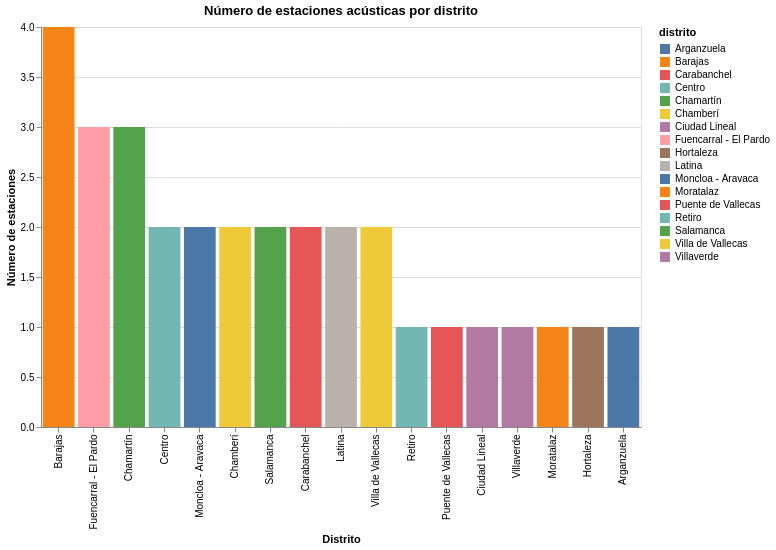

Notebook code for this chart:
### Code cell
#VISUALIZAVIÓN 1: Número de estaciones por distrito (barras)

chart_distritos = alt.Chart(df_05).mark_bar().encode(
    x=alt.X('distrito:N', sort='-y', title='Distrito'),
    y=alt.Y('count():Q', title='Número de estaciones'),
    color='distrito:N',
    tooltip=['distrito:N', 'count()']
).properties(
    title='Número de estaciones acústicas por distrito',
    width=600,
    height=400
)

chart_distritos

### Figure 1 — Vega specification as saved in the notebook (floating-point values rounded to 4 significant figures)
{"$schema": "https://vega.github.io/schema/vega/v5.json", "data": [{"name": "source_0"}, {"name": "data_0", "values": [{"__count": 2, "distrito": "Centro"}, {"__count": 1, "distrito": "Retiro"}, {"__count": 2, "distrito": "Moncloa - Aravaca"}, {"__count": 3, "distrito": "Fuencarral - El Pardo"}, {"__count": 2, "distrito": "Chamberí"}, {"__count": 2, "distrito": "Salamanca"}, {"__count": 3, "distrito": "Chamartín"}, {"__count": 1, "distrito": "Puente de Vallecas"}, {"__count": 2, "distrito": "Carabanchel"}, {"__count": 1, "distrito": "Ciudad Lineal"}, {"__count": 1, "distrito": "Villaverde"}, {"__count": 2, "distrito": "Latina"}, {"__count": 1, "distrito": "Moratalaz"}, {"__count": 2, "distrito": "Villa de Vallecas"}, {"__count": 4, "distrito": "Barajas"}, {"__count": 1, "distrito": "Hortaleza"}, {"__count": 1, "distrito": "Arganzuela"}]}, {"name": "source_0_x_domain_distrito", "values": [{"distrito": "Centro", "sort_field": 2}, {"distrito": "Retiro", "sort_field": 1}, {"distrito": "Moncloa - Aravaca", "sort_field": 2}, {"distrito": "Fuencarral - El Pardo", "sort_field": 3}, {"distrito": "Chamberí", "sort_field": 2}, {"distrito": "Salamanca", "sort_field": 2}, {"distrito": "Chamartín", "sort_field": 3}, {"distrito": "Puente de Vallecas", "sort_field": 1}, {"distrito": "Carabanchel", "sort_field": 2}, {"distrito": "Ciudad Lineal", "sort_field": 1}, {"distrito": "Villaverde", "sort_field": 1}, {"distrito": "Latina", "sort_field": 2}, {"distrito": "Moratalaz", "sort_field": 1}, {"distrito": "Villa de Vallecas", "sort_field": 2}, {"distrito": "Barajas", "sort_field": 4}, {"distrito": "Hortaleza", "sort_field": 1}, {"distrito": "Arganzuela", "sort_field": 1}]}, {"name": "data_0_y_domain___count", "values": [{"min": 1, "max": 4}]}, {"name": "data_0_color_domain_distrito", "values": [{"distrito": "Centro"}, {"distrito": "Retiro"}, {"distrito": "Moncloa - Aravaca"}, {"distrito": "Fuencarral - El Pardo"}, {"distrito": "Chamberí"}, {"distrito": "Salamanca"}, {"distrito": "Chamartín"}, {"distrito": "Puente de Vallecas"}, {"distrito": "Carabanchel"}, {"distrito": "Ciudad Lineal"}, {"distrito": "Villaverde"}, {"distrito": "Latina"}, {"distrito": "Moratalaz"}, {"distrito": "Villa de Vallecas"}, {"distrito": "Barajas"}, {"distrito": "Hortaleza"}, {"distrito": "Arganzuela"}]}], "marks": [{"type": "rect", "name": "marks", "from": {"data": "data_0"}, "encode": {"update": {"width": {"signal": "max(0.25, bandwidth('x'))"}, "fill": {"field": "distrito", "scale": "color"}, "tooltip": {"signal": "{\"distrito\": isValid(datum[\"distrito\"]) ? datum[\"distrito\"] : \"\"+datum[\"distrito\"], \"Count of Records\": format(datum[\"__count\"], \"\")}"}, "y": {"field": "__count", "scale": "y"}, "y2": {"value": 0, "scale": "y"}, "x": {"field": "distrito", "scale": "x"}}}, "style": ["bar"]}], "scales": [{"name": "x", "type": "band", "domain": {"data": "source_0_x_domain_distrito", "field": "distrito", "sort": {"op": "max", "field": "sort_field", "order": "descending"}}, "range": [0, {"signal": "width"}], "paddingInner": 0.1, "paddingOuter": 0.05}, {"name": "y", "type": "linear", "domain": [{"signal": "(data(\"data_0_y_domain___count\")[0] || {}).min"}, {"signal": "(data(\"data_0_y_domain___count\")[0] || {}).max"}], "range": [{"signal": "height"}, 0], "zero": true, "nice": true}, {"name": "color", "type": "ordinal", "domain": {"data": "data_0_color_domain_distrito", "field": "distrito", "sort": true}, "range": "category"}], "axes": [{"scale": "y", "tickCount": {"signal": "ceil(height/40)"}, "orient": "left", "domain": false, "labels": false, "zindex": 0, "grid": true, "minExtent": 0, "maxExtent": 0, "gridScale": "x", "aria": false, "ticks": false}, {"scale": "x", "labelAlign": "right", "title": "Distrito", "labelBaseline": "middle", "labelAngle": 270, "orient": "bottom", "zindex": 0, "grid": false}, {"scale": "y", "orient": "left", "title": "Número de estaciones", "tickCount": {"signal": "ceil(height/40)"}, "zindex": 0, "grid": false, "labelOverlap": true}], "title": {"text": "Número de estaciones acústicas por distrito", "frame": "group"}, "height": 400, "style": "cell", "legends": [{"fill": "color", "symbolType": "square", "title": "distrito"}], "padding": 5, "background": "white", "width": 600}
